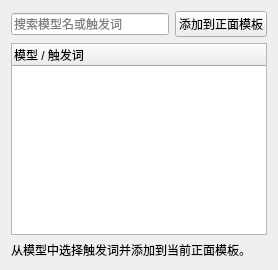
          <widget class="QWidget" name="tabTemplateModelTriggers">
           <attribute name="title">
            <string>模型触发词</string>
           </attribute>
           <layout class="QVBoxLayout" name="verticalLayoutTemplateModelTriggers">
            <item>
             <layout class="QHBoxLayout" name="layoutTemplateModelTriggerTop">
              <item>
               <widget class="QLineEdit" name="editTemplateModelTriggerSearch">
                <property name="placeholderText">
                 <string>搜索模型名或触发词</string>
                </property>
               </widget>
              </item>
              <item>
               <widget class="QPushButton" name="btnAddTemplateModelTriggersPositive">
                <property name="text">
                 <string>添加到正面模板</string>
                </property>
               </widget>
              </item>
             </layout>
            </item>
            <item>
             <widget class="QTreeWidget" name="treeTemplateModelTriggers">
              <property name="selectionMode">
               <enum>QAbstractItemView::SelectionMode::ExtendedSelection</enum>
              </property>
              <property name="selectionBehavior">
               <enum>QAbstractItemView::SelectionBehavior::SelectRows</enum>
              </property>
              <column>
               <property name="text">
                <string>模型 / 触发词</string>
               </property>
              </column>
             </widget>
            </item>
            <item>
             <widget class="QLabel" name="lblTemplateModelTriggerStatus">
              <property name="text">
               <string>从模型中选择触发词并添加到当前正面模板。</string>
              </property>
             </widget>
            </item>
           </layout>
          </widget>
